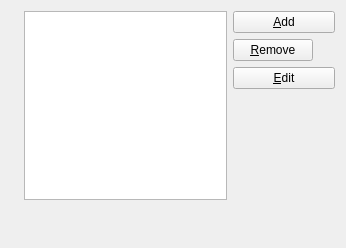
<?xml version="1.0" encoding="UTF-8"?>
<ui version="4.0">
 <class>KdeObservatoryConfigProjects</class>
 <widget class="QWidget" name="KdeObservatoryConfigProjects">
  <property name="geometry">
   <rect>
    <x>0</x>
    <y>0</y>
    <width>346</width>
    <height>248</height>
   </rect>
  </property>
  <property name="windowTitle">
   <string>Configure KDE Observatory - Projects</string>
  </property>
  <layout class="QGridLayout" name="gridLayout">
   <item row="0" column="0">
    <spacer name="spacer1">
     <property name="orientation">
      <enum>Qt::Horizontal</enum>
     </property>
     <property name="sizeType">
      <enum>QSizePolicy::Fixed</enum>
     </property>
     <property name="sizeHint" stdset="0">
      <size>
       <width>13</width>
       <height>47</height>
      </size>
     </property>
    </spacer>
   </item>
   <item row="0" column="1">
    <layout class="QHBoxLayout" name="horizontalLayout_3">
     <item>
      <layout class="QVBoxLayout" name="verticalLayout_3">
       <item>
        <widget class="QTableView" name="projects">
         <property name="alternatingRowColors">
          <bool>true</bool>
         </property>
         <property name="selectionMode">
          <enum>QAbstractItemView::SingleSelection</enum>
         </property>
         <property name="selectionBehavior">
          <enum>QAbstractItemView::SelectRows</enum>
         </property>
        </widget>
       </item>
       <item>
        <spacer name="spacer2">
         <property name="orientation">
          <enum>Qt::Vertical</enum>
         </property>
         <property name="sizeHint" stdset="0">
          <size>
           <width>20</width>
           <height>40</height>
          </size>
         </property>
        </spacer>
       </item>
      </layout>
     </item>
     <item>
      <layout class="QVBoxLayout" name="verticalLayout">
       <item>
        <widget class="KPushButton" name="psbAddProject">
         <property name="sizePolicy">
          <sizepolicy hsizetype="Fixed" vsizetype="Fixed">
           <horstretch>0</horstretch>
           <verstretch>0</verstretch>
          </sizepolicy>
         </property>
         <property name="minimumSize">
          <size>
           <width>102</width>
           <height>0</height>
          </size>
         </property>
         <property name="text">
          <string>&amp;Add</string>
         </property>
         <property name="icon">
          <iconset>
           <normaloff>../../../../../usr/share/icons/oxygen/16x16/actions/list-add.png</normaloff>../../../../../usr/share/icons/oxygen/16x16/actions/list-add.png</iconset>
         </property>
        </widget>
       </item>
       <item>
        <widget class="KPushButton" name="psbRemoveProject">
         <property name="sizePolicy">
          <sizepolicy hsizetype="Fixed" vsizetype="Fixed">
           <horstretch>0</horstretch>
           <verstretch>0</verstretch>
          </sizepolicy>
         </property>
         <property name="text">
          <string>&amp;Remove</string>
         </property>
         <property name="icon">
          <iconset>
           <normaloff>../../../../../usr/share/icons/oxygen/16x16/actions/list-remove.png</normaloff>../../../../../usr/share/icons/oxygen/16x16/actions/list-remove.png</iconset>
         </property>
        </widget>
       </item>
       <item>
        <widget class="KPushButton" name="psbEditProject">
         <property name="sizePolicy">
          <sizepolicy hsizetype="Fixed" vsizetype="Fixed">
           <horstretch>0</horstretch>
           <verstretch>0</verstretch>
          </sizepolicy>
         </property>
         <property name="minimumSize">
          <size>
           <width>102</width>
           <height>0</height>
          </size>
         </property>
         <property name="text">
          <string>&amp;Edit</string>
         </property>
         <property name="icon">
          <iconset>
           <normaloff>../../../../../usr/share/icons/oxygen/16x16/actions/document-edit.png</normaloff>../../../../../usr/share/icons/oxygen/16x16/actions/document-edit.png</iconset>
         </property>
        </widget>
       </item>
       <item>
        <spacer name="spacer3">
         <property name="orientation">
          <enum>Qt::Vertical</enum>
         </property>
         <property name="sizeHint" stdset="0">
          <size>
           <width>20</width>
           <height>20</height>
          </size>
         </property>
        </spacer>
       </item>
      </layout>
     </item>
    </layout>
   </item>
  </layout>
 </widget>
 <customwidgets>
  <customwidget>
   <class>KPushButton</class>
   <extends>QPushButton</extends>
   <header>kpushbutton.h</header>
  </customwidget>
 </customwidgets>
 <resources/>
 <connections/>
</ui>
